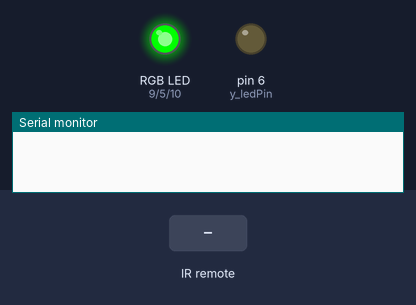
Simulated run of this sketch. Board: Arduino Uno, built with avr-gcc and run on an emulated ATmega328P. Shown: an RGB LED mixed from three pins (HIGH = lit), output pins drawn as LEDs (lit = HIGH), the last lines printed to the serial monitor. Dashed ring = blinking. The inputs (shaded band) are chosen by the test bench.

Above: at 1.2 s.
1.3 s: infrared code 0xE250 received
At 3.8 s:
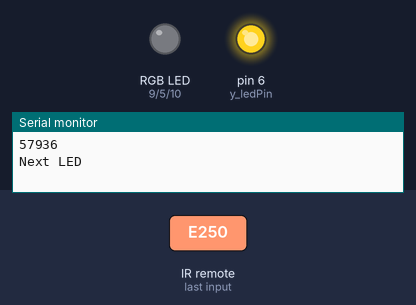
4.3 s: infrared code 0xE250 received
At 5.8 s:
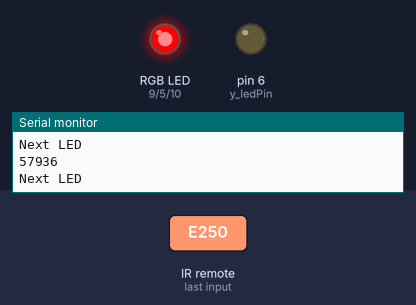
7.3 s: infrared code 0xE248 received
At 10.8 s:
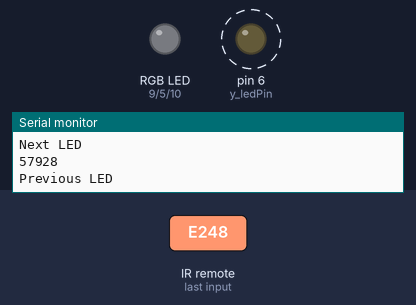
Timing chart, 0 to 14.8 s (numbered marks = the images above; inputs shaded):
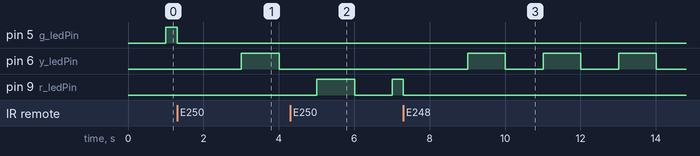

The sketch:

IV_RGB.ino
```cpp
// (licence header left out)
#include <IRremote.h>

int IR_Recv = 3;   //IR Receiver Pin 3
int g_ledPin = 5;  //green LED pin 5
int y_ledPin = 6;  //yellow LED pin 6
int r_ledPin = 9;  //red LED pin 9
int b_ledPin = 10; //blue LED pin 10
int ledPins[] = {5, 6, 9, 10};  //array with all the LED's pins
int ledStates[] ={0, 0, 0, 0};  //this means the LED's states at first is 0 = LOW
int i=0;  //LED index for the arrays

IRrecv irrecv(IR_Recv);
decode_results results;

//variables to make the LED blink when selected
int ledState = LOW;             // ledState to turn the LED on or off
long previousMillis = 0;        // stores last time LED was updated
long interval = 1000;           // interval at which to blink (milliseconds)

void setup(){
  Serial.begin(9600);  //starts serial communication
  irrecv.enableIRIn(); // Starts the receiver
  pinMode(g_ledPin, OUTPUT);      // sets the digital pin as output
  pinMode(y_ledPin, OUTPUT);      // sets the digital pin as output
  pinMode(r_ledPin, OUTPUT);      // sets the digital pin as output
  pinMode(b_ledPin, OUTPUT);      // sets the digital pin as output
}

void loop(){
  //decodes the infrared input
  if (irrecv.decode(&results)){
    long int decCode = results.value;
    Serial.println(decCode);
   //switch case to use the selected remote control button
   switch (results.value){
      case 57936: //when you press the Forward button
       //this if/else statement makes sure that LED is ON or OFF before move to the next LED
       if(ledStates[i]==0)
          digitalWrite(ledPins[i], LOW);
       else
          digitalWrite(ledPins[i], HIGH);
       Serial.println("Next LED");
       //makes sure that when we reach the last LED it goes to the first LED again
       if(i>=3)
          i=-1;
       i+=1;
       break;

      case 57928: //when you press the Reverse button
        //this if/else statement makes sure that LED is ON or OFF before move to the previous LED
        if(ledStates[i]==0)
          digitalWrite(ledPins[i], LOW);
        else
          digitalWrite(ledPins[i], HIGH);
        Serial.println("Previous LED");
        //makes sure that when we reach the first LED it goes to the last LED
        if(i<=0)
          i=4;
        i-=1;
        break;

      case 57932: //when you press the Mute button
        if(ledStates[i]==0){ //if the LED is off, It will turn on
          Serial.println("Turns ON the LED Selected");
          digitalWrite(ledPins[i], HIGH);  //sets the LED on
          ledStates[i]=1;                  //updates the LED state
        }
        else{
          Serial.println("Turns OFF the LED Selected"); //else: the LED is on, It will turn off
          digitalWrite(ledPins[i], LOW);   //sets the LED off
          ledStates[i]=0;                  //updates the LED state
        }
        break;

      case 57920: //when you press the Power button
        Serial.println("Turns OFF all the LED's");
        digitalWrite(g_ledPin, LOW);   // sets the green LED off
        ledStates[0] =0;               // updates the LED state
        digitalWrite(y_ledPin, LOW);   // sets the yellow LED off
        ledStates[1] =0;               // updates the LED state
        digitalWrite(r_ledPin, LOW);   // sets the red LED off
        ledStates[2] =0;               // updates the LED state
        digitalWrite(b_ledPin, LOW);   // sets the blue LED off
        ledStates[3] =0;               // updates the LED state
        break;

      default:
        Serial.println("Waiting");
    }
    irrecv.resume(); // Receives the next value from the button you press
  }
  //this if statment makes the LED blink if it's selected and off
  if(ledStates[i]==0){
    unsigned long currentMillis = millis();
    if(currentMillis - previousMillis > interval) {
      // save the last time you blinked the LED
      previousMillis = currentMillis;
      // if the LED is off turn it on and vice-versa:
      if (ledState == LOW)
        ledState = HIGH;
      else
        ledState = LOW;
      // set the LED with the ledState of the variable:
      digitalWrite(ledPins[i], ledState);
    }
  }
}
```

Measured:
- after the input at 1.3 s, pin 6 (y_ledPin): LOW → HIGH after 1.7 s, → LOW 1.0 s later
- after the input at 4.3 s, pin 6 (y_ledPin): stays LOW (without the input it goes to HIGH after 0.71 s); pin 9 (r_ledPin): LOW → HIGH after 0.71 s, → LOW 1.0 s later, → HIGH 1.0 s later
- after the input at 7.3 s, pin 6 (y_ledPin): alternates HIGH for 1.0 s and LOW for 1.0 s, starting after 1.7 s
